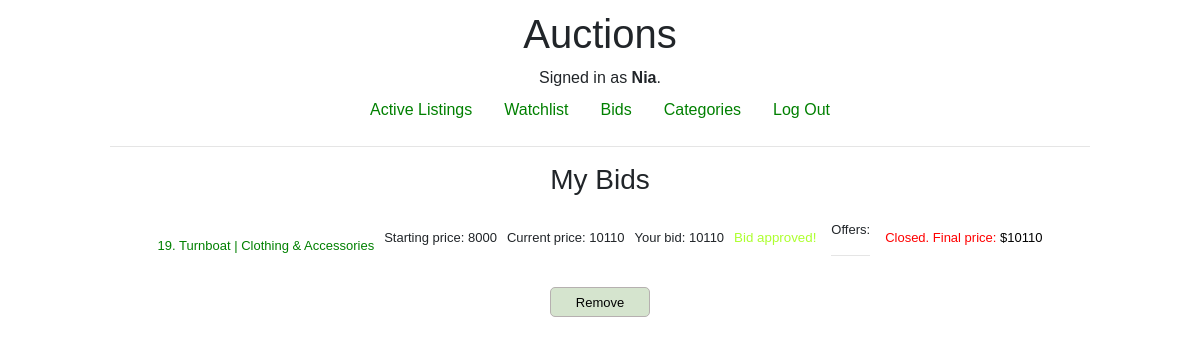
Page /bid (signed in) on the committed database.
### auctions/models.py (models this page shows, shortened)
class User(AbstractUser):
    pass

class Bid(models.Model):
    listing = models.ForeignKey(Listing, on_delete=models.CASCADE)
    user = models.ForeignKey(User, on_delete=models.CASCADE)
    amount = models.IntegerField()
    time = models.DateTimeField(default=timezone.now)

class Listing(models.Model):
    name = models.CharField(max_length=20)
    description = models.TextField(default="")
    category = models.CharField(max_length=20, null=True)
    image = models.CharField(max_length=100, null=True)
    starting_price = models.IntegerField()
    current_price = models.IntegerField(null=True)
    posted_by = models.ForeignKey(User, on_delete=models.CASCADE, default='')
    bidding = models.BooleanField(default=True)

### auctions/views.py (the view, shortened to what this page needs)
# urls.py: path("bid", views.bid, name="bid"),
def bid(request):
    user = request.user
    if user.is_authenticated:
        bids = Bid.objects.filter(user = User.objects.get(id = user.id))
        other_bids = Bid.objects.exclude(user = User.objects.get(id = user.id))
        return render(request, "auctions/bids.html", {
            "bids": bids.order_by("-id"),
            "others": other_bids.order_by('-amount')
        })
    return render(request, "auctions/bids.html")

### auctions/templates/auctions/bids.html (shortened to what this page needs)
{% extends "auctions/layout.html" %}
{% block body %}
<h3>My Bids</h3>
{% if user.is_authenticated %}
{% for bid in bids %}
<div class="bids-item">
    <span style="font-size: small; color: grey;"><a href="{% url 'listing' bid.listing.id %}">{{ bid.id }}. {{ bid.listing.name}} | {{ bid.listing.category }}</a></span>
    <p style="font-size: small">Starting price: {{bid.listing.starting_price}}</p>
    <p style="font-size: small">Current price: {{ bid.listing.current_price}}</p>
    <p style="font-size: small">Your bid: {{ bid.amount }}</p>
    {% if not bid.listing.bidding and bid.amount == bid.listing.current_price %}
    <p style="color: greenyellow; font-size: smaller;">Bid approved!</p>
    {% endif %}
    <div style="text-align: center; margin: 5px;">
        <p style="font-size: small">Offers: </p>
        {% for each in others %}
        <hr>
        {% endfor %}
    </div>
    {% if bid.listing.bidding%}
    <span style="color:greenyellow">Active</span>
    {% else %}
    <p style="color: red; font-size: small;">Closed. Final price: <span style="color: black;">${{ bid.listing.current_price }}</span></p>
    {% endif %}
    <form action = "{% url 'bid' %}" method="post">
        <button type="submit" name="action" value="delete">Remove </button>
    </form>
</div>
{% endfor%}
{% else %}
<p style="font-size: small;">Please <a href="{% url 'login' %}">sign in </a>to see your bids!</p>
{% endif %}
{% endblock body%}

### auctions/templates/auctions/layout.html (shortened to what this page needs)
{% load static %}
<!DOCTYPE html>
<html lang="en">
    <head>
        <link rel="stylesheet" href="https://stackpath.bootstrapcdn.com/bootstrap/4.4.1/css/bootstrap.min.css">
        <link href="{% static 'auctions/styles.css' %}" rel="stylesheet">
    </head>
    <body>
        <div class="container">
        <h1>Auctions</h1>
        <div>
            {% if user.is_authenticated %}
                Signed in as <strong>{{ user.username }}</strong>.
            {% else %}
                Not signed in.
            {% endif %}
        </div>
        <ul class="nav">
            <li class="nav-item">
                <a class="nav-link" href="{% url 'index' %}">Active Listings</a>
            </li>
            <li class="nav-item">
                <a class="nav-link" href="{% url 'watchlist' %}">Watchlist</a>
            </li>
            <li class="nav-item">
                <a class="nav-link" href="{% url 'bid' %}">Bids</a>
            </li>
            <li class="nav-item">
                <a class="nav-link" href="{% url 'category' %}">Categories</a>
            </li>
            {% if user.is_authenticated %}
                <li class="nav-item">
                    <a class="nav-link" href="{% url 'logout' %}">Log Out</a>
                </li>
            {% endif %}
        </ul>
        <hr>
        {% block body %}
        {% endblock %}
    </body>
</html>

### auctions/static/auctions/styles.css (style rules this page uses)
.container { display: flex; flex-direction: column; padding: 10px; font-family: Arial, Helvetica, sans-serif; width:1000px; align-items: center; }
button { padding: 5px; border-radius: 5px; border: solid 0.5px rgb(182, 176, 176); background-color: rgb(213, 228, 206); width: 100px; height: 30px; font-size: small; }
hr { width: 100%; }
.nav a, .item a, .bids-item a, .category-item a { color: green; text-decoration: none; }
.bids-item { display: flex; flex-direction: row; flex-wrap: wrap; gap: 10px; padding: 10px; width: 100%; justify-content: center; align-items: center; }

### rows in the picture
User: username "Nia"
Bid: id "19", listing.name "Turnboat", listing.category "Clothing & Accessories", listing.starting_price "8000", listing.current_price "10110", amount "10110", shows "Bid approved!"
